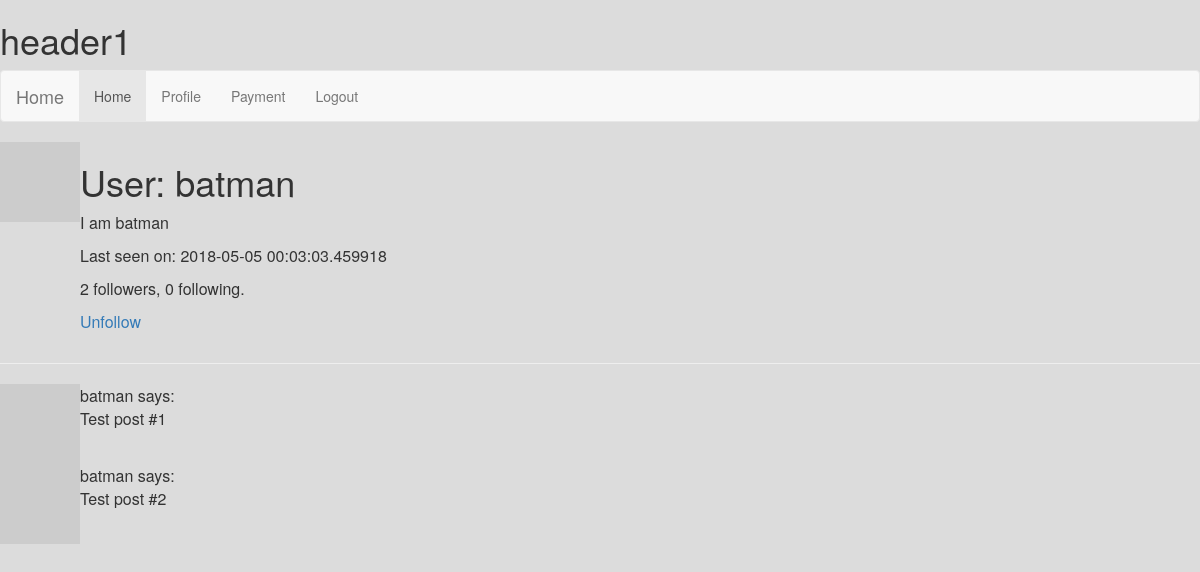
The app's page /user/batman (signed in) with its own data.
### app/models.py (models this page shows, shortened)
class User(UserMixin, db.Model):
    id = db.Column(db.Integer, primary_key=True)
    username = db.Column(db.String(64), index=True, unique=True)
    email = db.Column(db.String(120), index=True, unique=True)
    password_hash = db.Column(db.String(128))
    posts = db.relationship('Post', backref='author', lazy='dynamic')
    about_me = db.Column(db.String(140))
    last_seen = db.Column(db.DateTime, default=datetime.utcnow)
    followed = db.relationship(
        'User', secondary=followers,
        primaryjoin=(followers.c.follower_id == id),
        secondaryjoin=(followers.c.followed_id == id),
        backref=db.backref('followers', lazy='dynamic'), lazy='dynamic')
    def avatar(self, size):
        digest = md5(self.email.lower().encode('utf-8')).hexdigest()
        return 'https://www.gravatar.com/avatar/{}?d=identicon&s={}'.format(
            digest, size)
    def is_following(self, user):
        return self.followed.filter(
            followers.c.followed_id == user.id).count() > 0

### app/routes.py (the view)
@app.route('/user/<username>')
@login_required
def user(username):
    user = User.query.filter_by(username=username).first_or_404()
    posts = [
        {'author': user, 'body': 'Test post #1'},
        {'author': user, 'body': 'Test post #2'}
    ]
    return render_template('user.html', user=user, posts=posts)

### app/models.py (called while the page is built)
@login.user_loader
def load_user(id):
    return User.query.get(int(id))

### app/routes.py (called while the page is built)
@app.before_request
def before_request():
    if current_user.is_authenticated:
        current_user.last_seen = datetime.utcnow()
        db.session.commit()

### app/templates/user.html
{% extends "base.html" %}
{% block content %}
    <table>
        <tr valign="top">
            <td><img src="{{ user.avatar(128) }}"></td>
            <td>
                <h1>User: {{ user.username }}</h1>
        {% if user.about_me %}<p>{{ user.about_me }}</p>{% endif %}
        {% if user.last_seen %}<p>Last seen on: {{ user.last_seen }}</p>{% endif %}
        <p>{{ user.followers.count() }} followers, {{ user.followed.count() }} following.</p>
        {% if user == current_user %}
        <p><a href="{{ url_for('edit_profile') }}">Edit your profile</a></p>
        {% elif not current_user.is_following(user) %}
        <p><a href="{{ url_for('follow', username=user.username) }}">Follow</a></p>
        {% else %}
        <p><a href="{{ url_for('unfollow', username=user.username) }}">Unfollow</a></p>
        {% endif %}
            </td>
        </tr>
    </table>
    <hr>
    {% for post in posts %}
        {% include '_post.html' %}
    {% endfor %}
{% endblock %}

### app/templates/_post.html
<table>
        <tr valign="top">
            <td><img src="{{ post.author.avatar(36) }}"></td>
            <td>{{ post.author.username }} says:<br>{{ post.body }}</td>
        </tr>
</table>

### app/static/edits.css (style rules this page uses)
body { background-color: #DCDCDC; }

### records on screen
User: username "batman", about_me "I am batman", last_seen "2018-05-05 00:03:03.459918", author.username "batman" "batman"

### other values on screen
{{ user.followers.count() }} "2"
{{ user.followed.count() }} "0"
{{ post.body }} "Test post #1" "Test post #2"
